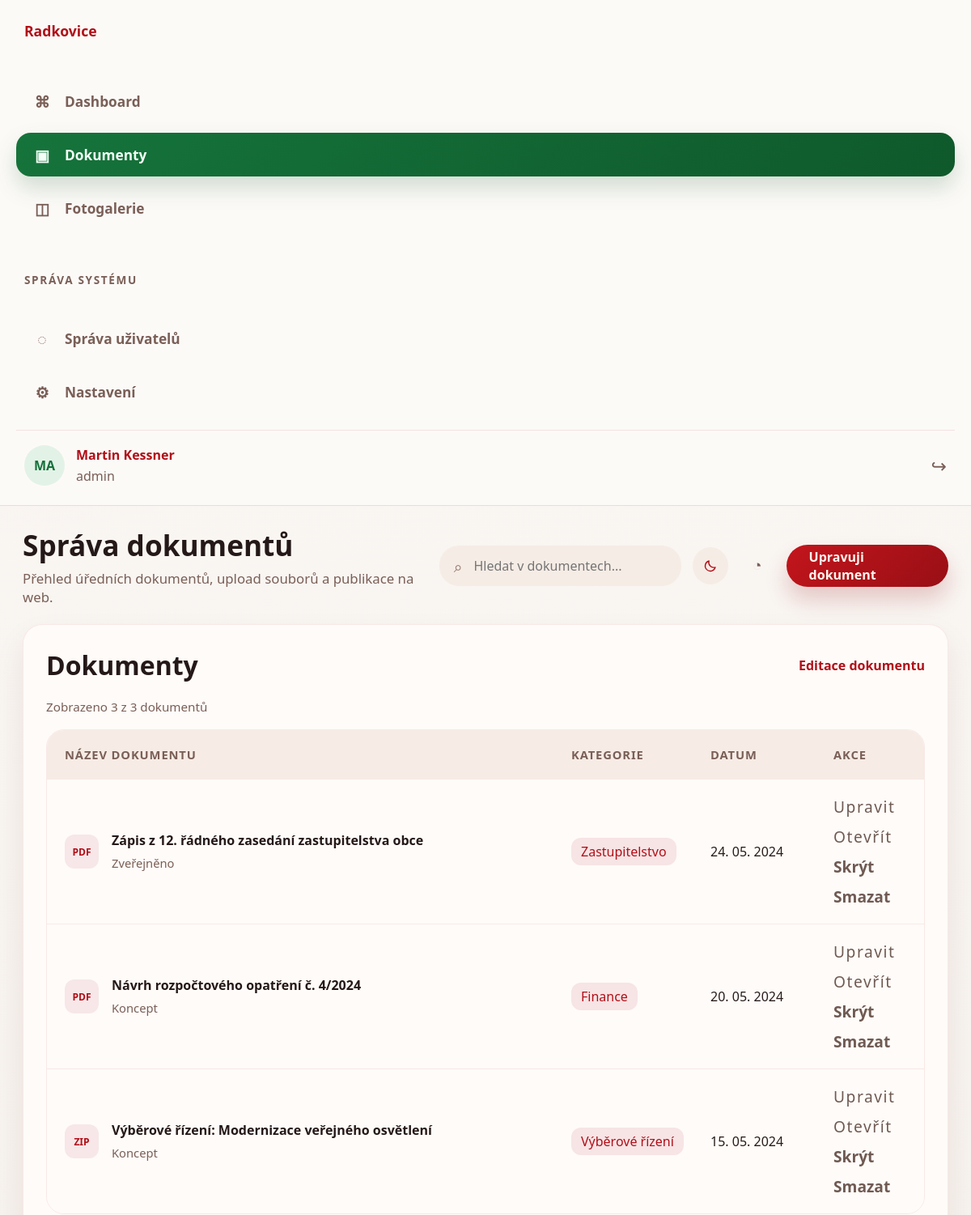
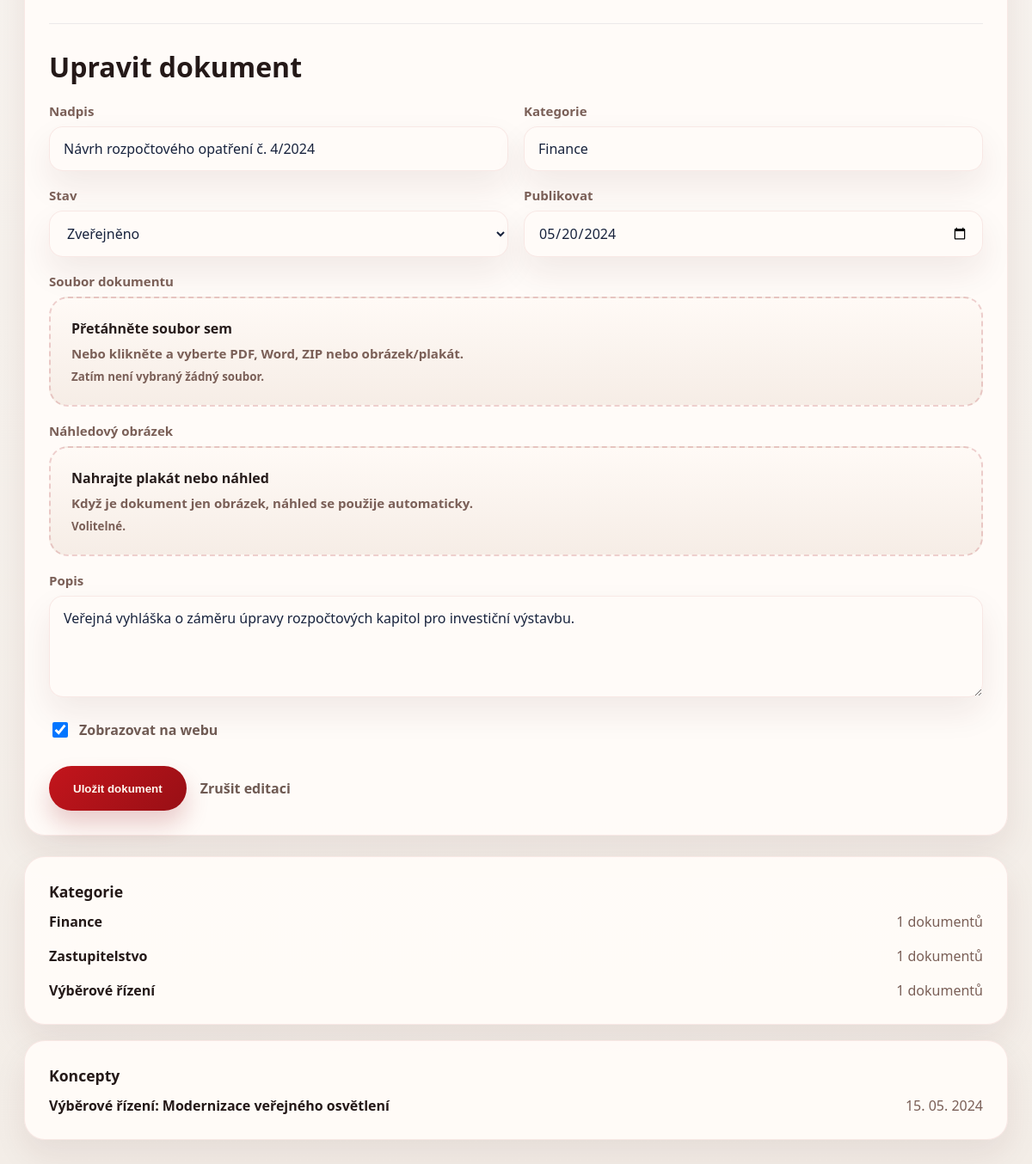
The page /admin-documents.php?edit=2 (signed in) on the database its author committed (2 pictures, top to bottom).
### tables this page shows
CREATE TABLE IF NOT EXISTS users (
    id INT(11) NOT NULL AUTO_INCREMENT,
    name VARCHAR(255) NOT NULL,
    password VARCHAR(255) NOT NULL,
    role VARCHAR(255) NOT NULL,
    PRIMARY KEY (id)
);

CREATE TABLE IF NOT EXISTS documents (
    id INT(11) NOT NULL AUTO_INCREMENT,
    title VARCHAR(255) NOT NULL,
    category VARCHAR(120) NOT NULL,
    status VARCHAR(50) NOT NULL DEFAULT 'draft',
    file_type VARCHAR(20) NOT NULL DEFAULT 'PDF',
    file_size VARCHAR(50) NOT NULL DEFAULT '',
    summary TEXT NOT NULL,
    published_at DATETIME NULL,
    is_visible TINYINT(1) NOT NULL DEFAULT 1,
    created_at DATETIME NOT NULL,
    updated_at DATETIME NOT NULL,
    PRIMARY KEY (id)
);

### admin-documents.php (the view, shortened to what the rows shown need)
<?php
require_once('app.php');
$editId = isset($_GET['edit']) ? (int) $_GET['edit'] : 0;
$editing = $editId > 0 ? app_find_by_id('documents', $editId) : null;
$search = trim($_GET['q'] ?? '');
$page = max(1, (int) ($_GET['page'] ?? 1));
$perPage = 10;
$offset = ($page - 1) * $perPage;
if ($search !== '') {
    $searchLike = '%' . $search . '%';
    $totalDocuments = (int) (Db::querySingle("SELECT COUNT(*) FROM documents WHERE title LIKE ? OR category LIKE ?", $searchLike, $searchLike) ?? 0);
    $documents = Db::queryAll(
        "SELECT * FROM documents WHERE title LIKE ? OR category LIKE ? ORDER BY published_at DESC, id DESC LIMIT $perPage OFFSET $offset",
        $searchLike,
        $searchLike
    ) ?: array();
} else {
    $documents = Db::queryAll("SELECT * FROM documents ORDER BY published_at DESC, id DESC LIMIT $perPage OFFSET $offset") ?: array();
}
$drafts = Db::queryAll("SELECT title, published_at FROM documents WHERE status = 'draft' ORDER BY published_at ASC, id DESC LIMIT 5") ?: array();
$adminPageTitle = 'Správa dokumentů';
require_once('includes/admin-header.php');
?>
            <section class="admin-section-grid">
                <section class="admin-panel">
                    <div class="admin-panel-head">
                        <h2>Dokumenty</h2>
                    </div>
                    <div class="admin-table">
                        <?php foreach ($documents as $document): ?>
                            <article class="admin-table-row">
                                <div class="admin-doc-title">
                                    <?php if (!empty($document['preview_image'])): ?>
                                        <img class="mini-doc-preview" src="<?php echo app_e($document['preview_image']); ?>" alt="<?php echo app_e($document['title']); ?>">
                                    <?php else: ?>
                                        <span class="mini-doc-icon"><?php echo app_e($document['file_type'] ?: 'DOC'); ?></span>
                                    <?php endif; ?>
                                    <div class="admin-doc-copy">
                                        <strong><?php echo app_e($document['title']); ?></strong>
                                        <span><?php echo app_e($document['status'] === 'published' ? 'Zveřejněno' : 'Koncept'); ?></span>
                                    </div>
                                </div>
                                <span class="pill pill-blue"><?php echo app_e($document['category']); ?></span>
                                <span><?php echo app_e(date('d. m. Y', strtotime($document['published_at'] ?: $document['created_at']))); ?></span>
                                <div class="row-actions row-actions-stack">
                                    <a class="action-link" href="admin-documents.php?edit=<?php echo (int) $document['id']; ?>#editor" aria-label="Upravit dokument">Upravit</a>
                                    <a class="action-link" href="document-open.php?id=<?php echo (int) $document['id']; ?>" target="_blank" rel="noreferrer" aria-label="Otevřít dokument">Otevřít</a>
                                    <form class="inline-form" method="post">
                                        <button class="action-button action-button-text" type="submit" name="toggle_document" aria-label="Přepnout viditelnost"><?php echo (int) $document['is_visible'] === 1 ? 'Skrýt' : 'Zobrazit'; ?></button>
                                    </form>
                                    <form class="inline-form" method="post" onsubmit="return confirm('Opravdu smazat dokument?');">
                                        <button class="action-button action-button-text" type="submit" name="delete_document" aria-label="Smazat dokument">Smazat</button>
                                    </form>
                                </div>
                            </article>
                        <?php endforeach; ?>
                    </div>
                    <form id="editor" class="admin-editor" method="post" enctype="multipart/form-data">
                        <div class="admin-panel-head">
                            <h2><?php echo $editing ? 'Upravit dokument' : 'Přidat dokument'; ?></h2>
                        </div>
                        <div class="admin-form-grid">
                            <label class="admin-field">
                                <span>Nadpis</span>
                                <input type="text" name="title" value="<?php echo app_e($editing['title'] ?? ''); ?>" required>
                            </label>
                            <label class="admin-field">
                                <span>Kategorie</span>
                                <input type="text" name="category" value="<?php echo app_e($editing['category'] ?? ''); ?>" required>
                            </label>
                            <label class="admin-field">
                                <span>Publikovat</span>
                                <input type="date" name="published_at" value="<?php echo isset($editing['published_at']) && $editing['published_at'] ? date('Y-m-d', strtotime($editing['published_at'])) : ''; ?>">
                            </label>
                            <label class="admin-field admin-field-full">
                                <span>Popis</span>
                                <textarea name="summary" rows="4" placeholder="Krátký popis dokumentu nebo informace k plakátu."><?php echo app_e($editing['summary'] ?? ''); ?></textarea>
                            </label>
                            <label class="admin-checkbox">
                                <input type="checkbox" name="is_visible" <?php echo !isset($editing['is_visible']) || (int) $editing['is_visible'] === 1 ? 'checked' : ''; ?>>
                                <span>Zobrazovat na webu</span>
                            </label>
                        </div>
                    </form>
                </section>
                <aside class="admin-side-stack">
                    <section class="admin-panel">
                        <h2>Kategorie</h2>
                    </section>
                    <section class="admin-panel">
                        <h2>Koncepty</h2>
                        <div class="admin-mini-list">
                            <?php foreach ($drafts as $item): ?>
                                <div><strong><?php echo app_e($item['title']); ?></strong><span><?php echo app_e(date('d. m. Y', strtotime($item['published_at'] ?: app_now()))); ?></span></div>
                            <?php endforeach; ?>
                        </div>
                    </section>
                </aside>
            </section>
<?php require_once('includes/admin-footer.php'); ?>

### includes/admin-header.php (shortened to what the rows shown need)
<?php
require_once(__DIR__ . '/../app.php');
$adminPageTitle = $adminPageTitle ?? 'Administrace';
$adminUser = app_admin_user();
?>
<!DOCTYPE html>
<html lang="cs">
<head>
    <link rel="stylesheet" href="assets/css/admin.css">
</head>
<body class="admin-body">
    <div class="admin-layout">
        <aside class="admin-sidebar">
            <div class="admin-user">
                <div class="admin-avatar"><?php echo app_e(strtoupper(substr($adminUser['name'] ?? 'AD', 0, 2))); ?></div>
                <div>
                    <strong><?php echo app_e($adminUser['name'] ?? 'Administrátor'); ?></strong>
                    <span><?php echo app_e($adminUser['role'] ?? 'admin'); ?></span>
                </div>
                <a class="admin-logout" href="logout.php" aria-label="Odhlásit">↪</a>
            </div>
        </aside>
        <main class="admin-main">
            <header class="admin-topbar">
                <div>
                    <h1><?php echo app_e($adminPageTitle); ?></h1>
                </div>
            </header>

### rows shown on the page
users: name "MA", name "Martin Kessner", role "admin"
documents: file_type "PDF", title "Zápis z 12. řádného zasedání zastupitelstva obce", status "Zveřejněno", category "Zastupitelstvo", published_at "24. 05. 2024", is_visible "Skrýt"
documents: file_type "PDF", title "Návrh rozpočtového opatření č. 4/2024", status "Koncept", category "Finance", published_at "20. 05. 2024", shows "Skrýt", published_at "05/20/2024", summary "Veřejná vyhláška o záměru úpravy rozpočtových kapitol pro investiční výstavbu.", is_visible "☑"
documents: file_type "ZIP", title "Výběrové řízení: Modernizace veřejného osvětlení", status "Koncept", category "Výběrové řízení", published_at "15. 05. 2024", is_visible "Skrýt"

### other values the page prints
app_e($adminPageTitle) "Správa dokumentů"
app_e($adminPageDescription) "Přehled úředních dokumentů, upload souborů a publikace na web."
app_e($adminActionLabel) "Upravuji dokument"
count($documents) "3"
$totalDocuments "3"
app_e($category['category']) "Finance"
$category['total'] "1"
app_e($category['category']) "Zastupitelstvo"
app_e($category['category']) "Výběrové řízení"
form field status "Zveřejněno"
